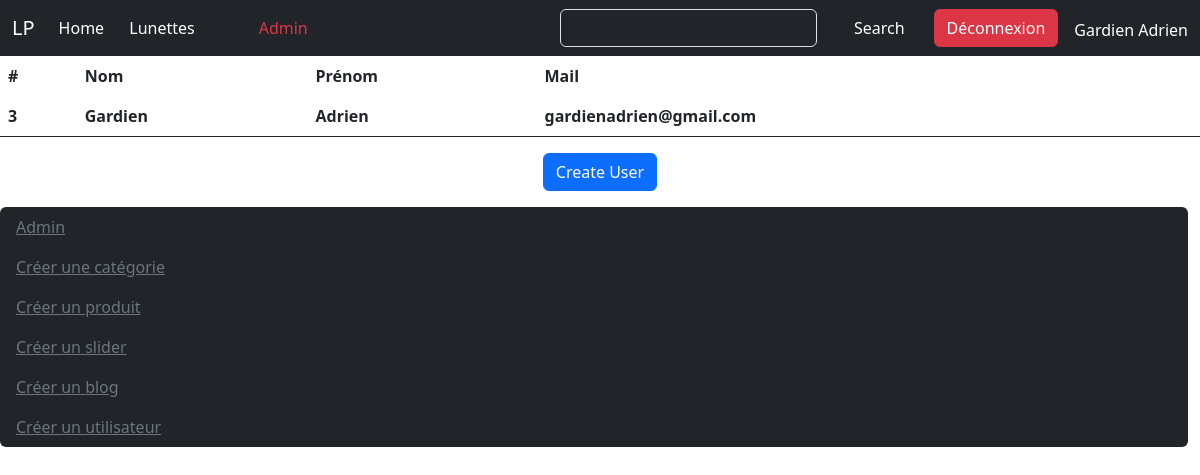
/ECOMMERCE/admin/user/index.php (signed in), run on the app's committed database.
### tables this page shows
CREATE TABLE `categorie` (
  `id_categorie` int(11) NOT NULL,
  `nom` varchar(255) NOT NULL
);

CREATE TABLE `user` (
  `id_user` int(11) NOT NULL,
  `nom` varchar(255) NOT NULL,
  `prenom` varchar(255) NOT NULL,
  `password` varchar(255) NOT NULL,
  `email` varchar(255) NOT NULL
);

### ECOMMERCE/admin/user/index.php (the view, shortened to what this page needs)
<?php
require_once '../../includes/header.php';
$requete = $pdo->query("SELECT * FROM user");
$users = $requete->fetchAll(PDO::FETCH_ASSOC);
?>
<?php if (empty($_users['id_user'])) { ?>
    <div id='main'>
        <table class="table bg-dark text-white border border-0">
                                <thead>
                                    <tr>
                        <th scope=" col" class="border border-0">#</th>
            <th scope="col" class="border border-0">Nom</th>
            <th scope="col" class="border border-0">Prénom</th>
            <th scope="col" class="border border-0">Mail</th>
            </tr>
            </thead>
            <tbody>
                <?php foreach ($users as $user) { ?>
                    <tr>
                        <th scope="col"><?php echo $user["id_user"]; ?></th>
                        <th scope="col"><?php echo $user['nom']; ?></th>
                        <th scope="col"><?php echo $user["prenom"]; ?></th>
                        <th scope="col"><?php echo $user["email"]; ?></th>
                    </tr>
                <?php } ?>
            </tbody>
        </table>
    <?php } else {
    echo "il n'y a pas de catégories actuellement";
}
    ?>
    </div>
    <p class="text-center "><a href="create.php" class="btn btn-primary ">Create User</a></p>
    <?php
    require_once '../../includes/footer.php';
    ?>

### ECOMMERCE/includes/header.php (shortened to what this page needs)
<?php
require_once $_SERVER['DOCUMENT_ROOT'] . '/php/e_commerce/ECOMMERCE/config/pdo.php';
$requete = $pdo->query('SELECT * FROM categorie');
$categories = $requete->fetchAll(PDO::FETCH_ASSOC);
?>
<!DOCTYPE html>
<html lang="en">
<head>
    <link href="https://cdn.jsdelivr.net/npm/bootstrap@5.3.0-alpha1/dist/css/bootstrap.min.css" rel="stylesheet"
>
</head>
<body>
    <div id='nav' class='bg-secondary'  method="get">
        <nav class="navbar navbar-expand-lg bg-dark">
            <div class="container-fluid">
                <a class="navbar-brand text-white" href="http://localhost/php/e_commerce/ECOMMERCE/">LP</a>
                <div class="collapse navbar-collapse" id="navbarSupportedContent">
                    <ul class="navbar-nav me-auto mb-2 mb-lg-0">
                        <li class="nav-item">
                            <a class="nav-link active text-white" aria-current="page"
                                href="http://localhost/php/e_commerce/ECOMMERCE/">Home</a>
                        </li>
                        <?php foreach ($categories as $categorie) { ?> >
                            <li class="nav-item">
                                <a class="nav-link text-white"
                                    href="categories.php?id_categorie=<?php echo $categorie['id_categorie']; ?>">
                                    <?php echo $categorie['nom'] ?>
                                </a>
                            </li>
                        <?php } ?>
                        <li class="nav-item mx-5 ">
                            <a class="nav-link text-danger"
                                href="/php/e_commerce/ECOMMERCE/admin/index.php">Admin</a>
                        </li>
                    </ul>
                    <form class="d-flex" role="search"  method="get" action="http://localhost/php/e_commerce/ECOMMERCE/search.php">
                        <input class="form-control me-2 bg-dark text-white mx-2" type="search" placeholder="Search" name="search"
                            aria-label="Search">
                        <button class="btn btn btn-dark mx-3" type="submit">Search</button>
                    </form>
                    <?php if (isset($_SESSION['user_id'])) { ?> <a href="http://localhost/php/e_commerce/ECOMMERCE/admin/user/logout.php" class="text-white btn btn-danger me-3">   Déconnexion</a><p class="mt-2 my-1 text-white"><?php echo '   '.$_SESSION['nom'],' ', $_SESSION['prenom']?></p>
                        <?php } else { ?> <a href="http://localhost/php/e_commerce/ECOMMERCE/admin/index.php" class="text-white btn btn-success">Connexion</a>
                            <?php } ?>
                </div>
            </div>
        </nav>
    </div>

### data on the page
categorie: nom "Lunettes"
user: id_user "3", nom "Gardien", prenom "Adrien", email "gardienadrien@gmail.com"

### other printed values
$_SESSION['nom'] "Gardien"
$_SESSION['prenom'] "Adrien"
